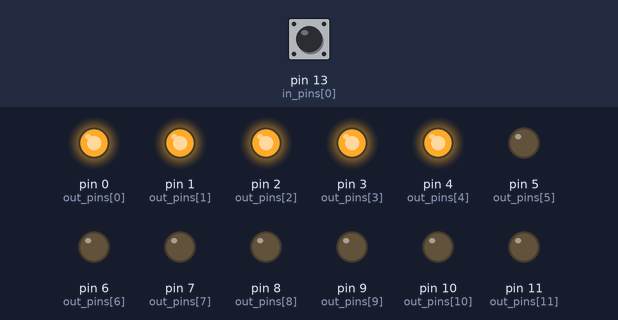
Recording of a sketch running on a simulated Arduino Uno, built with avr-gcc and run on an emulated ATmega328P. Shown: output pins drawn as LEDs (lit = HIGH). Dashed ring = blinking. The inputs (shaded band) are chosen by the test bench; at power-on: pin 13 (in_pins[0]) HIGH.

Above: at 1.05 s.
1.3 s: pin 13 (in_pins[0]) pulled LOW for 0.15 s
At 2.05 s:
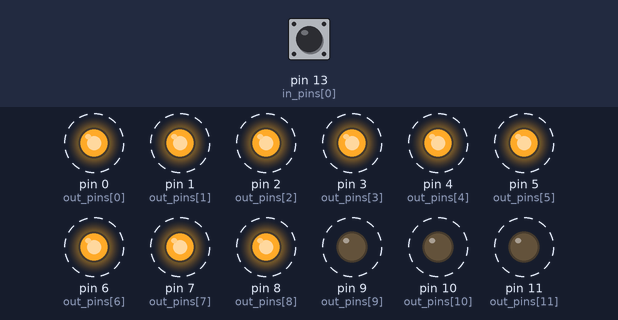
4.3 s: pin 13 (in_pins[0]) pulled LOW for 1 s
At 6.6 s:
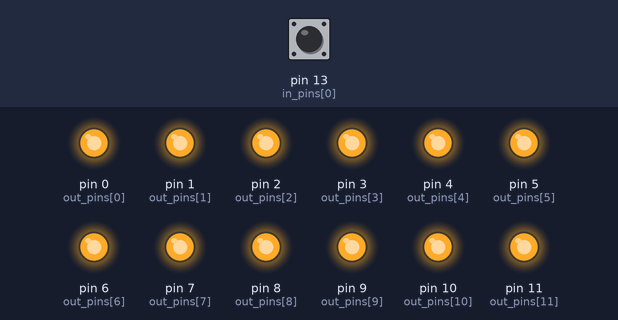
6.9 s: pin 13 (in_pins[0]) pulled LOW for 0.15 s
At 7.99 s:
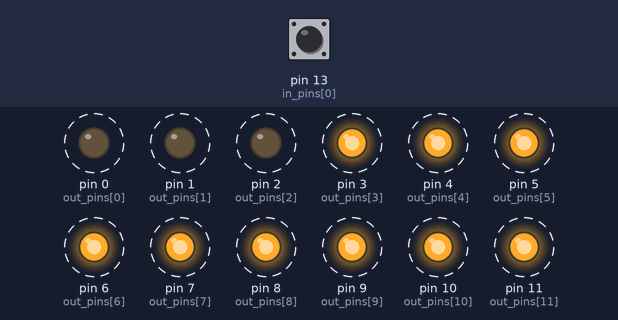
10.0 s: pin 13 (in_pins[0]) pulled LOW for 3.2 s
At 14.4 s:
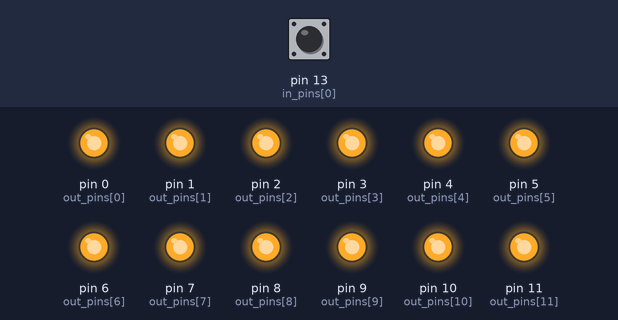
14.7 s: pin 13 (in_pins[0]) pulled LOW for 0.15 s
At 15.5 s:
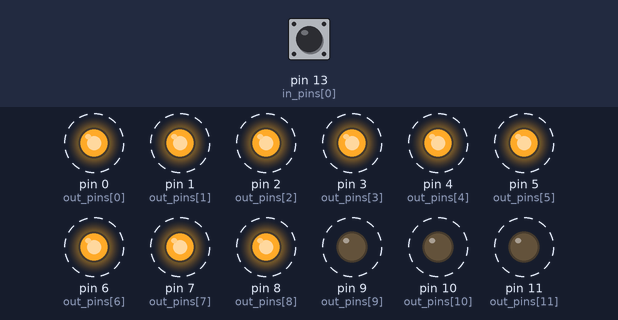
17.8 s: pin 13 (in_pins[0]) pulsed LOW 2 times (0.12 s each, 0.3 s apart)
Timing chart, 0 to 68.4 s (numbered marks = the images above; inputs shaded):
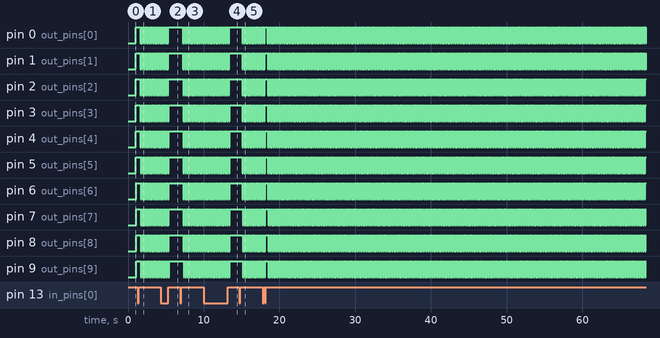

Measured:
- after the input at 1.3 s, pin 0 (out_pins[0]): alternates HIGH for 0.12 s and LOW for 0.12 s, starting after 0.30 s; pin 1 (out_pins[1]): alternates HIGH for 0.12 s and LOW for 0.12 s, starting after 0.31 s
- after the input at 4.3 s, pin 0 (out_pins[0]), pin 1 (out_pins[1]): goes on until 5.3 s, then stays HIGH
- after the input at 6.9 s, pin 0 (out_pins[0]): alternates HIGH for 0.12 s and LOW for 0.12 s, starting after 0.35 s; pin 1 (out_pins[1]): alternates HIGH for 0.12 s and LOW for 0.12 s, starting after 0.36 s
- after the input at 10.0 s, pin 0 (out_pins[0]), pin 1 (out_pins[1]): goes on until 13.4 s, then stays HIGH
- after the input at 14.7 s, pin 0 (out_pins[0]): alternates HIGH for 0.12 s and LOW for 0.12 s, starting after 0.35 s; pin 1 (out_pins[1]): alternates HIGH for 0.12 s and LOW for 0.12 s, starting after 0.36 s

The sketch:

lab-1-2016-09-14.ino
```cpp
// Source code used for task 2 and 3 in Laboration 1, 1DT100, Datateknik - introduktion med projektarbete, HT 2016
//
// Name: Advanced Toggleable Solid/Blink
// Author: Martin Lyrå
// Date (of creation): 2016-09-14


// For easy setup using 'for' loop(s)
int out_pins[] = {0,1,2,3,4,5,6,7,8,9,10,11};
int max_out_pins = sizeof(out_pins)/sizeof(out_pins[0]);

// Comment for previous line:
// sizeof() on an array will return its size in memory,
// while sizeof on the first element returns the size of THAT element.
// sizeof({0,1,2}) returns the same value as 3*sizeof(int).
// Because there are three 'int's in the array.
// Now apply the assignment as an equation: 12*sizeof(int)/sizeof(int)
// The answer? 12. - Because a/a = 1 and in this case the sizeof(int) is the 'a'

int in_pins[] = {13};
int max_in_pins = sizeof(in_pins)/sizeof(in_pins[0]);
// end easy pin setup

int button_input_pin = 13;
int button_pressed = LOW; // HIGH (true) the entire time it is being held
int button_state = LOW;

unsigned long previousMillis, currentMillis = 0; // for our beautiful intevals
#define INTERVAL(x) (currentMillis - previousMillis >= x)

// 1 sec = 1000 ms
#define ONE_SECOND 1000

const int USE_PULLUP = 1;

// Since this is a language derived from C/C++, forward declaraions (declaration before use) is a must.
void buttonReadToggle(int pin, int* pressed_state, int* state);

void setup() {
  // Setup all output pins defined in out_pins
  for (int i = 0; i < max_out_pins; i++)
  {
    pinMode(out_pins[i],OUTPUT);
  }

  // Setup all input pins defined in in_pins
  for (int i = 0; i < max_in_pins; i++)
  {
    pinMode(in_pins[i], (USE_PULLUP ? INPUT_PULLUP : INPUT)); // if USE_PULLUP is 1, use INPUT_PULLUP, else use INPUT ( statement ? true : fale )
  }
}

void loop() {

  currentMillis = millis();

  buttonReadToggle(button_input_pin, &button_pressed, &button_state);

  if (currentMillis - previousMillis >= ONE_SECOND)
  {
    // lit up the LEDs connected to pins as defined in out_pins. Given that they are shunted (as in parallel connection) to a 10k ohm resistor, connected to one of the GND (GrouNDing) pin outlets.
    // daisy-connecting the LEDs (chain/serial connection) will just lit the LED and shut off the LED in the previous iteration.

    for (int i = 0; i < max_out_pins; i++)
    {
      digitalWrite(out_pins[i],HIGH);
      delay(10);
    }

    // in the first mode, the previous lit lamps will turned off by one and one after a barely noticeable delay (0.1 seconds), else they still stay lit
    if (!button_state && INTERVAL(100))
      for (int i = 0; i < max_out_pins; i++)
      {
        digitalWrite(out_pins[i],LOW);
        delay(10);
      }
  }
}
  //delay(ONE_SECOND); // <-- Inpractical for responsive setups, but fast and cheap. Application of millis() is more efficient and responsive, but complex.


// Function for controlling the button. If the button is being held, this function still considers it as a single press. Press again to change again.
// It uses pointers to variables (pressed_state and state, passed by reference) so it can modify them here rather than adapting to a more complex [spaghetti] code.
void buttonReadToggle(int pin, int* pressed_state, int* state)
{
  if (digitalRead(pin))
  {
     if (!*pressed_state) // is it the first time we do this? If yes, do this. Otherwise, don't.
      *state = !*state;   // this is a TOGGLE function, assignment using the ! operator "toggles" the state.
     *pressed_state = 1;  // Go on, there is nothing to see anymore.
  } else
    *pressed_state = 0;   // Since we are not using the button anymore. Take down the barrier so we can use the button again.
}
```
